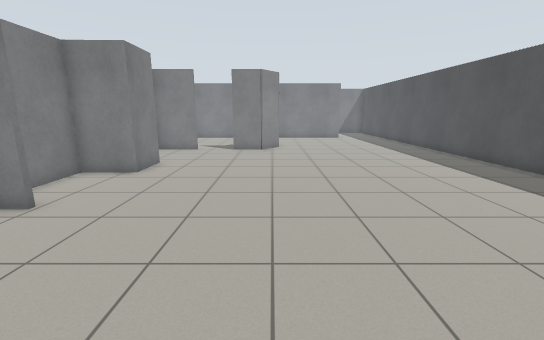
View 1 (above)

14 first-person views from a walk through a robot-simulator world made for Gazebo. The camera is 1.2 m above the floor, tilts 12° down and sees 90° across. The floor is counted in squares, 0.5 m on a side. Each view is taken from the middle of a square. On the plan, view 1 faces up. The plan holds only what a view shows up to about 17 squares ahead; the rest is blank. The place goes on beyond the plan.

View 2
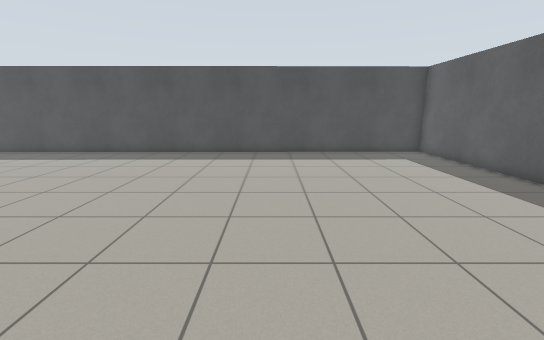

View 3
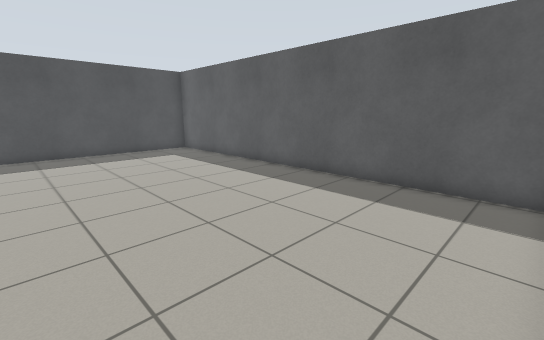

View 4
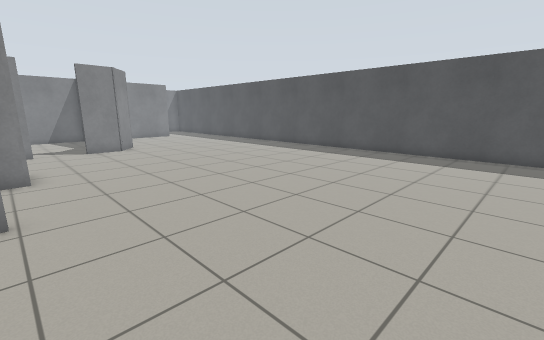

View 5
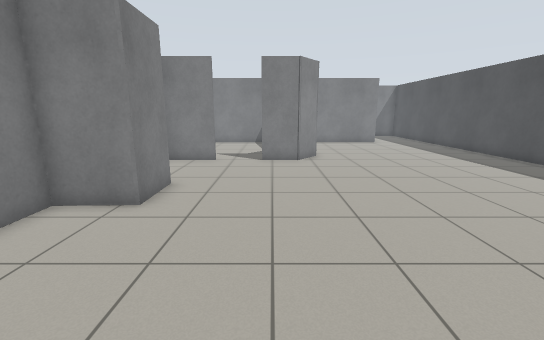

View 6
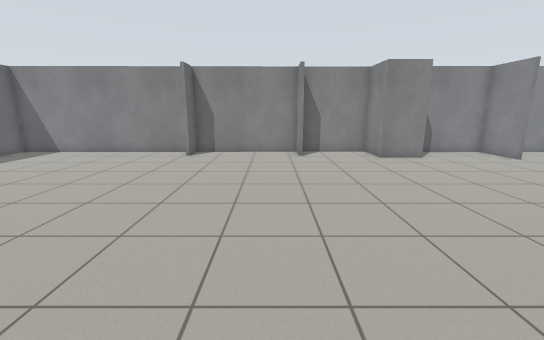

View 7
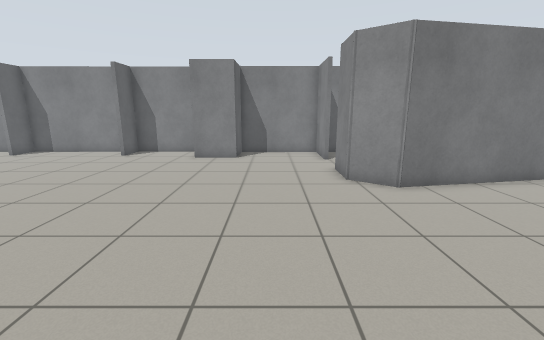

View 8
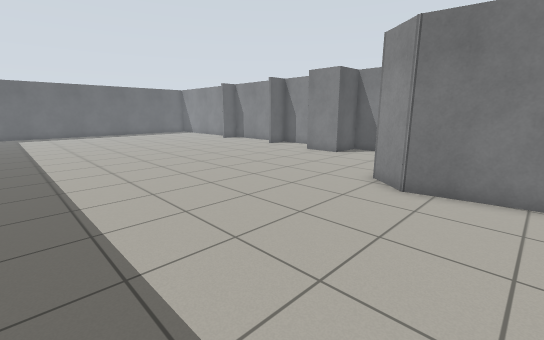

View 9
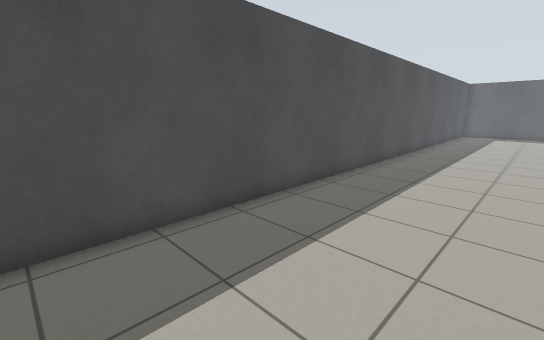

View 10
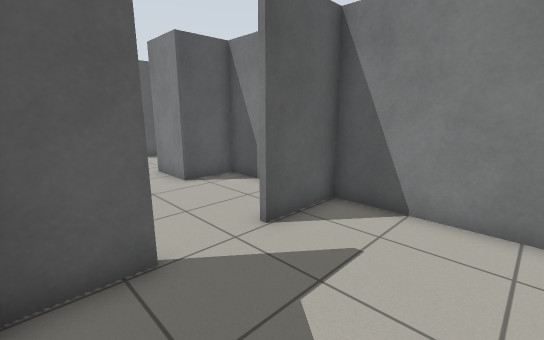

View 11
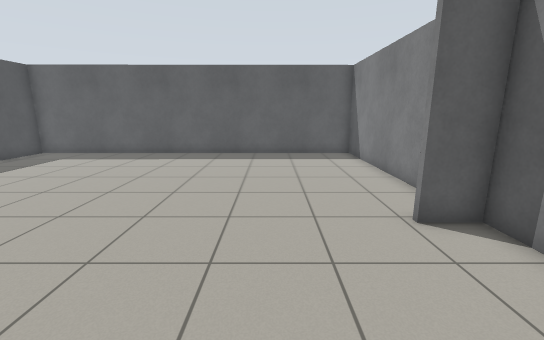

View 12
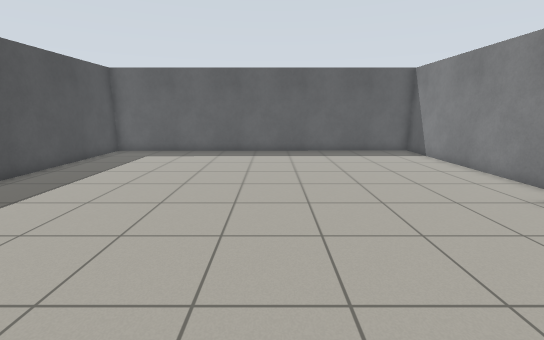

View 13
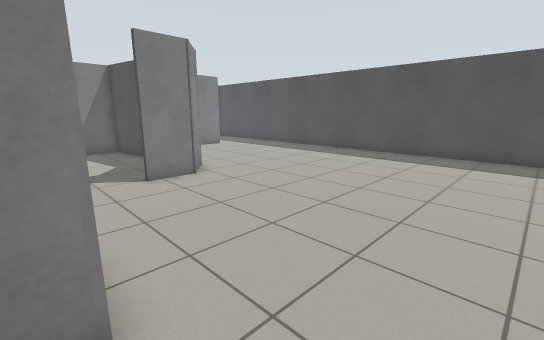

View 14
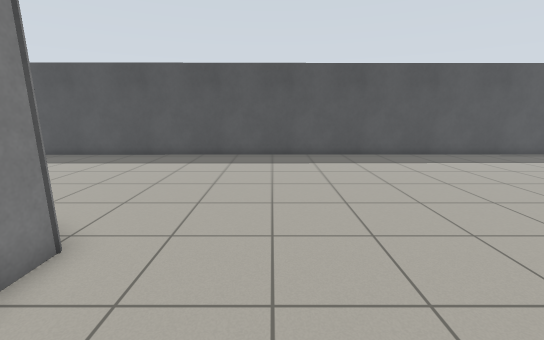

### Floor plan
Points are (right, up) in squares from view 1. A wall is a line through its corners. A room is listed if a view was taken in it or the views show most of it. See-through windows are left out.
Room 1 (views 1, 2, 3, 4, 5, 6, 7, 8, 9, 11, 12, 13, 14)
walls: (-6.1, 6.5) (-7.8, 6.5); (-7.8, 6.7) (-6.1, 6.7); (-7.7, -0.2) (-7.6, -10.2) (10.7, -10.1) (10.5, 22.5); (-4.9, 17.7) (-7.6, 17.7) (-7.5, 13.2) (-5.5, 13.1) (-5.5, 10.8) (-7.8, 10.8) (-7.7, 0.3) (-6.1, 0.3); (-0.2, 22.5) (0.5, 19.1) (-0.6, 17.7) (-2.6, 17.7)
ways out: opening at (-3.5, 18) to room 2
Room 2 (view 10)
walls: (-2.6, 17.9) (-0.6, 17.9); (-7.6, 22.3) (-7.6, 17.9) (-4.9, 17.9)
ways out: opening at (-3.5, 18) to room 1

Where each view was taken, in squares from view 1:
view 1: 0 up, 0 right, facing up
view 2: 1 down, 6 left, facing right
view 3: 1 down, 7 left, facing down-right
view 4: 1 down, 6 left, facing up-right
view 5: 4 up, 2 left, facing up
view 6: 5 up, 9 right, facing left
view 7: 15 up, 9 right, facing left
view 8: 22 up, 9 right, facing down-left
view 9: 22 up, 5 right, facing down-right
view 10: 22 up, 1 left, facing down-left
view 11: 6 up, 3 left, facing down
view 12: 7 up, 1 right, facing down
view 13: 8 up, 6 left, facing up-right
view 14: 14 up, 5 left, facing right
